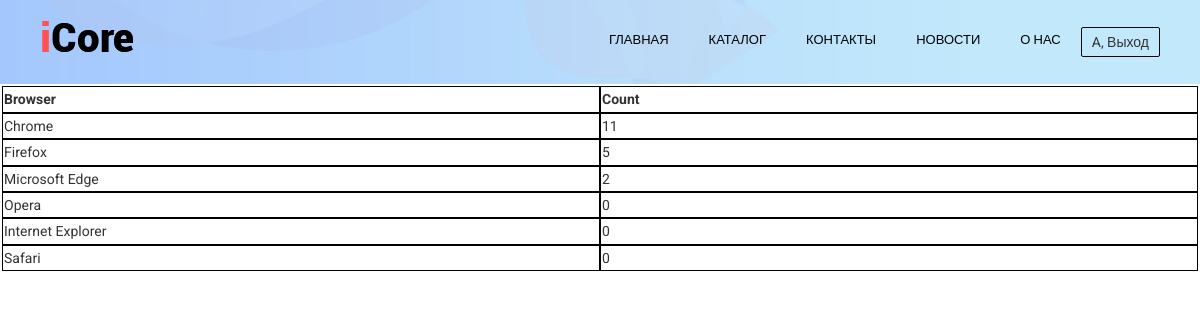
The app's page /admins/stat/index.php (signed in) with its own data.
### tables this page shows
CREATE TABLE `header_nav` (
  `id` int NOT NULL,
  `name` varchar(255) NOT NULL,
  `page` varchar(255) NOT NULL
);

CREATE TABLE `browsers` (
  `id` int NOT NULL,
  `name` varchar(20) NOT NULL,
  `count` int NOT NULL DEFAULT '0'
);

### main.php (called while the page is built, shortened)
<?php
if (isset($_SESSION['authorized']) && $_SESSION['authorized']) {
    $isAuthorizedUser = true;
} else {
    $isAuthorizedUser = false;
}

### admins/stat/index.php (the view, shortened to what this page needs)
<?php
include "../../main.php";
?>
<!DOCTYPE HTML>
<html lang="ru">
<head>
    <link rel="stylesheet" href="../../assets/css/login_style.css">
</head>
<body>
<?php
include "../manager/header.php";
?>
<?php
$SQL = "SELECT * FROM `browsers` ORDER BY count DESC";;
$request = mysqli_query($mySQL, $SQL);
if ($request) {
    $data = mysqli_fetch_all($request);
    echo '<table align="center" width="100%"><tr>
        <td><b>Browser</b></td>
        <td><b>Count</b></td>';
    foreach ($data as $item) {
        echo '<tr>
            <td>', $item[1],'</td>
            <td>', $item[2],'</td>
            </tr>';
    }
    echo '</table>';
}

### admins/manager/header.php (shortened to what this page needs)
<header class="header">
    <div class="container">
        <div class="header-inner">
            <div class="header-logo"><a href="../index.php"><img src="../../assets/images/main/logo.png"></a></div>
            <div class="nav-block">
                <nav>
                    <ul class="nav">
                        <?php
                        $mySQL = mysqli_connect("localhost", "root", "", "site_db");
                        $SQL = "SELECT * FROM `header_nav`";
                        $request = mysqli_query($mySQL, $SQL);
                        if ($request) {
                            $data = mysqli_fetch_all($request);
                            foreach ($data as $item) {
                                echo '<li><a class="nav-link" href="../../', $item[2], '?id=', $item[0],'">', $item[1], '</a></li>';
                            }
                        }
                        ?>
                    </ul>
                </nav>
                <?php
                if (isset($_GET['id']))
                {
                    $id = $_GET['id'];
                }
                else
                {
                    $id = 1;
                }
                if (!$isAuthorizedUser) {
                    echo '<div class="header-entry"><a href="login.php?id=', $id,'">Вход</a></div>';
                } else {
                    echo '<div class="header-entry"><a href="logout.php?id=', $id,'">', $_SESSION['name'], ', Выход</a></div>';
                }
                ?>
            </div>
        </div>
    </div>
</header>

### assets/css/login_style.css (style rules this page uses)
body { margin: 0; font-family: 'Roboto', sans-serif; font-size: 14px; line-height: 1.6; color: #333; }
*, *:before, *:after { box-sizing: border-box; }
.container { width: 100%; max-width: 95%; margin: 0 auto; padding: 0 10px; }
.header { background: url("../images/main/intro_bg.jpg") center no-repeat; -webkit-background-size: cover; background-size: cover; width: 100%; padding: 15px 0; top: 0; left: 0; right: 0; z-index: 1000; }
a { color: dodgerblue; }

### assets/css/header.css (style rules this page uses)
.header-inner { display: flex; justify-content: space-between; align-items: center; }
.header-logo { font-size: 34px; font-weight: 700; color: black; }
.nav { font-size: 13px; text-transform: uppercase; color: black; }
.nav li { display: inline; }
.nav-link { display: inline-block; vertical-align: top; margin: 0 20px; position: relative; color: black; text-decoration: none; transition: color 0.2s linear; }
.nav-link:after { content: ""; display: block; width: 100%; height: 3px; background-color: #75bbf4; opacity: 0; position: absolute; top: 100%; left: 0; z-index: 1; transition: opacity 0.2s linear; }
.header-entry a { text-decoration: none; flex-direction: column; justify-content: center; display: flex; color: #333333; padding: 3px 10px; margin: 10px 0; border: 1px solid black; border-radius: 2px; transition: border,color 0.3s linear; }
.nav-block { display: flex; width: 100%; justify-content: flex-end; }

### admins/stat/index.php (style rules this page uses)
td { width: 100%; border: solid 1px black; }
tr { display: inline-flex; width: 100%; justify-content: center; }

### records on screen
header_nav: name "ГЛАВНАЯ"
header_nav: name "КАТАЛОГ"
header_nav: name "КОНТАКТЫ"
header_nav: name "НОВОСТИ"
header_nav: name "О НАС"
browsers: name "Chrome", count "11"
browsers: name "Firefox", count "5"
browsers: name "Microsoft Edge", count "2"
browsers: name "Opera", count "0"
browsers: name "Internet Explorer", count "0"
browsers: name "Safari", count "0"

### other values on screen
$_SESSION['name'] "A"
